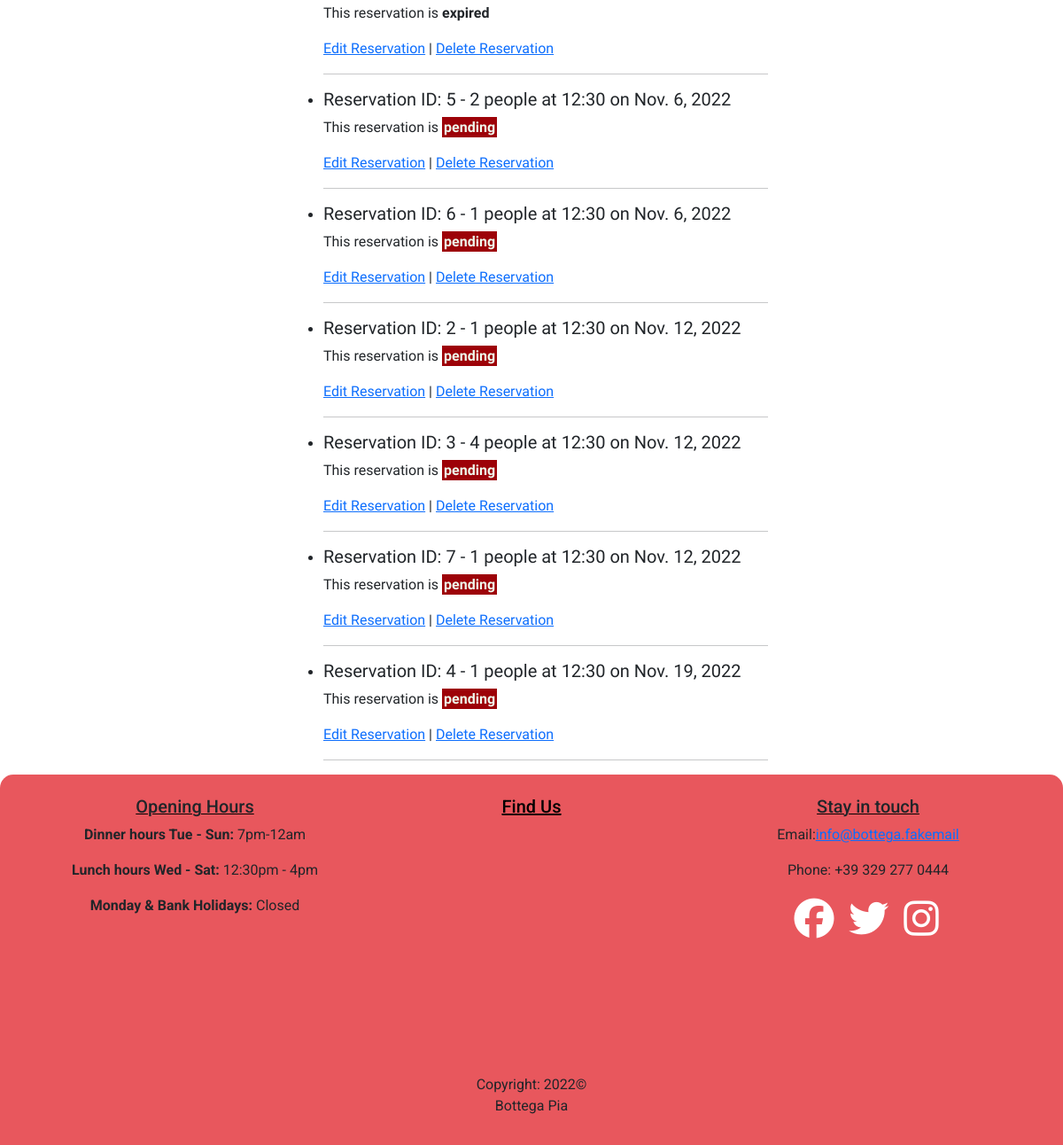
/reservations/manage_reservations (signed in, lower part), run on an earlier commit of the app's database.
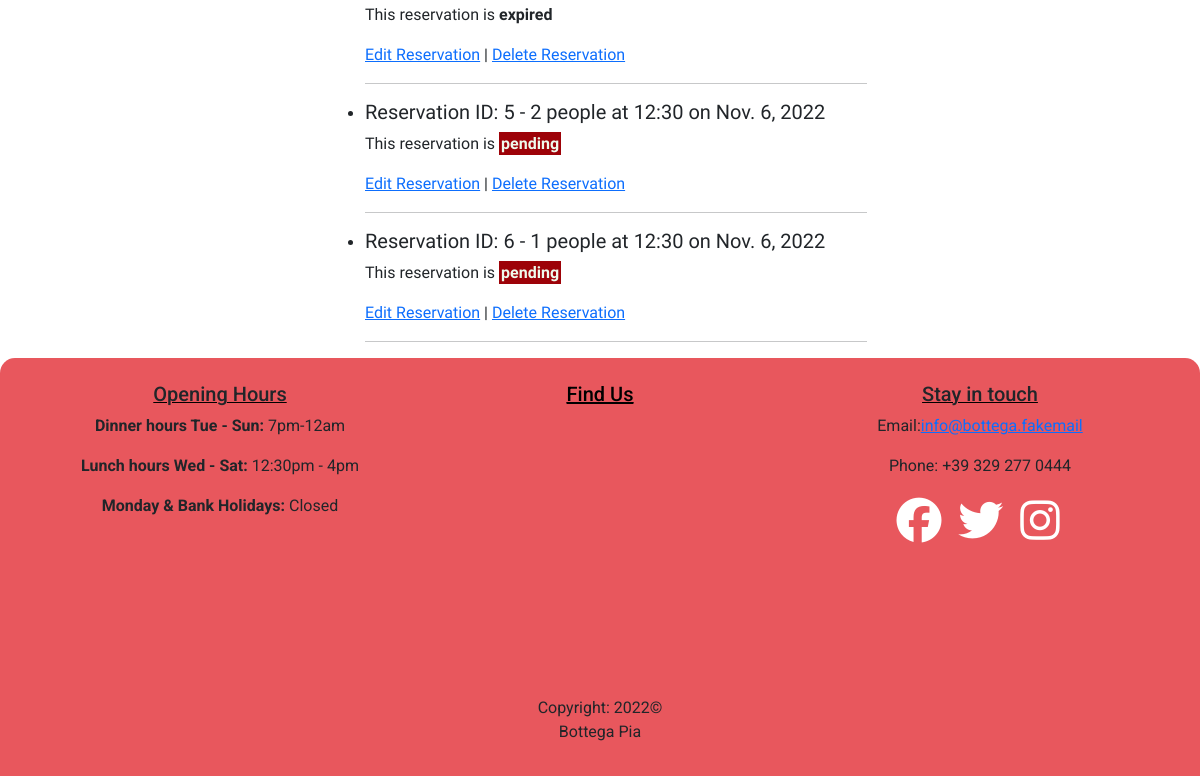
And on a later commit of the database.
### reservations/models.py (models this page shows, shortened)
class Reservation(models.Model):
    reservation_id = models.AutoField(primary_key=True)
    customer = models.ForeignKey(Customer, on_delete=models.CASCADE, related_name="customer", null=True)
    guests_choices = ((1, "1 person"), (2, "2 people"),(3, "3 people"), (4, "4 people"))
    no_of_guests = models.IntegerField(choices=guests_choices, default=1)
    requested_date = models.DateField()
    requested_time = models.CharField(max_length=10, choices=time_choices, default='12:30')
    table = models.ForeignKey(Table, on_delete=models.CASCADE, related_name="table_booked", null=True)
    status = models.CharField(max_length=10, choices=status_choices, default="pending")

### reservations/views.py (the view)
# urls.py: path('manage_reservations', views.ManageReservations.as_view(), name='manage_reservations'),
class ManageReservations(View):
    def get(self, request, User=User, *args, **kwargs):
        if request.user.is_authenticated:
            customer = get_customer_instance(request, User)
            model = Reservation
            current_reservations = retrieve_reservations(self, request, User)
            if current_reservations is None:
                messages.add_message(request, messages.WARNING, "Ooops, you've not got any existing reservations. You can make reservations here.")
                url = reverse('reservations')
                return HttpResponseRedirect(url)
            else:
                validate_date(self, request, current_reservations)
                return render( request, 'manage_reservations.html', {'reservations': current_reservations, 'customer': customer})
        else:
            messages.add_message(request, messages.ERROR, "You must be logged in to manage your reservations.")
            url = reverse('reservations')
            return HttpResponseRedirect(url)

### reservations/views.py (called while the page is built)
def get_customer_instance(request, User):
    customer_email = request.user.email
    customer = Customer.objects.filter(email=customer_email).first()
    return customer

def retrieve_reservations(self, request, User):
    customer_email = request.user.email
    if len(Customer.objects.filter(email=customer_email)) != 0:
        current_customer = Customer.objects.get(email=customer_email)
        current_customer_id = current_customer.pk
        get_reservations = Reservation.objects.filter(customer=current_customer_id).values().order_by('requested_date')
        if len(get_reservations) == 0:
            return None
        else:
            return get_reservations
    else:
        return None

def validate_date(self, request, reservations):
    today = datetime.datetime.now().date()
    for reservation in reservations:
        if reservation['requested_date'] < today:
            reservation['status'] = 'expired'
        return reservations

### templates/manage_reservations.html (shortened to what this page needs)
{% extends "base.html" %}
{% load static %}
{% block content %}
<div class="container">
    <div class="row d-flex justify-content-center">
        <div class="col-sm-6">
            <ul id="reservation-list">
                {% for reservation in reservations %}
                <li class="reservation-item">
                    <h5>Reservation ID: {{ reservation.reservation_id }} - {{ reservation.no_of_guests }} people at
                        {{ reservation.requested_time }} on {{ reservation.requested_date }} </h5>
                    <p> This reservation is <strong class="{{ reservation.status }}">{{ reservation.status }}</strong>
                    </p>
                    <p><a href="{% url 'edit_reservation' reservation.reservation_id %}">Edit Reservation</a> |
                        <a href="{% url 'delete_reservation' reservation.reservation_id %}">Delete Reservation</a></p>
                    <hr>
                </li>
                {% endfor %}
            </ul>
        </div>
    </div>
</div>
{% endblock %}

### templates/base.html (shortened to what this page needs)
{% load static %}
<!DOCTYPE html>
<html lang="en">
<head>
    <link href="https://cdn.jsdelivr.net/npm/bootstrap@5.2.1/dist/css/bootstrap.min.css" rel="stylesheet"
>
    <link rel="stylesheet"
        href="https://cdnjs.cloudflare.com/ajax/libs/bootstrap-datepicker/1.9.0/css/bootstrap-datepicker.min.css">
    <link rel="stylesheet" href="https://cdnjs.cloudflare.com/ajax/libs/animate.css/4.1.1/animate.min.css" />
    <link rel="stylesheet" href="https://code.jquery.com/ui/1.9.0/themes/base/jquery-ui.css" />
    <link rel="stylesheet" href="{% static 'css/style.css' %}">
</head>
<body>
    <main class="container">
        {% block content %}
        {% endblock %}
    </main>
    <footer class="page-footer font-small text-center" id="main-footer">
        <div class="container">
            <div class="row d-flex justify-content-around">
                <div class="col-sm-8 col-md-6 col-lg-4 mt-4 pb-2">
                    <div class="footer-widget">
                        <h5 class="footer-heading">Opening Hours</h5>
                        <div class="footer-widget-content">
                            <div>
                                <p><strong>Dinner hours Tue - Sun: </strong>7pm-12am</p>
                                <p><strong>Lunch hours Wed - Sat: </strong>12:30pm - 4pm</p>
                                <p><strong>Monday & Bank Holidays: </strong> Closed</p>
                            </div>
                        </div>
                    </div>
                </div>
                <div class="col-sm-8 col-md-6 col-lg-4 mt-4 pb-2">
                    <h5 class="footer-heading"><a target="_blank"
                            aria-label="Open link to google maps to locate restaurant" class="g-maplink"
                            href="https://www.google.com/maps/place/Bottega+Pia/@41.7312638,12.6584794,20z/data=!4m5!3m4!1s0x1325850199daf471:0xcbb6308242f53387!8m2!3d41.7313182!4d12.6584921">Find
                            Us</a></h5>
                    <div class="d-flex justify-content-center">
                        <div class="mb-2 map-section" id="map">
                        </div>
                    </div>
                </div>
                <div class="col-sm-8 col-md-6 col-lg-4 mt-4 pb-2">
                    <h5 class="footer-heading">Stay in touch</h5>
                    <p id="email-link">Email:<a href="mailto: nigel.doheny93@gmail.com">info@bottega.fakemail</a>
                    </p>
                    <p>Phone: +39 329 277 0444</p>
                    <div class="mb-2 flex-center">
                        <a class="icons" href="https://www.facebook.com/"
                            aria-label="Take a look at our facebook, opens in a new tab" target="_blank"
                            rel="noreferrer">
                            <i class="fa-brands fa-facebook fa-lg white-text mr-md-5 mr-3 fa-2x"> </i>
                        </a>
                        <a class="icons" href="https://twitter.com/?lang=en"
                            aria-label="Take a look at our instagram, opens in a new tab" target="_blank"
                            rel="noreferrer">
                            <i class="fa-brands fa-twitter fa-lg white-text mr-md-5 mr-3 fa-2x"> </i>
                        </a>
                        <a class="icons" aria-label="Take a look at our twitter, opens in a new tab" target="_blank"
                            rel="noreferrer">
                            <i class="fa-brands fa-instagram fa-lg white-text mr-md-5 mr-3 fa-2x"> </i>
                        </a>
                    </div>
                </div>
            </div>
        </div>
        <div class="footer-copyright text-center py-3">Copyright: <span id="copyright"></span>©
            <p>Bottega Pia</p>
        </div>
    </footer>
</body>
</html>

### static/css/style.css (style rules this page uses)
body { font-family: 'Exo', sans-serif; }
.pending { background-color: #9D0208; color: #Effbed; padding: 2px; }
footer { background-color: #e8575d; font-family: 'Roboto', sans-serif; border-top-left-radius: 15px; border-top-right-radius: 15px; }
.footer-heading { text-decoration: underline 1px black; }
#email-link { text-decoration: none; }
footer .g-maplink { color: black; }
footer .g-maplink::after { color: black; }
a.icons { color: white; letter-spacing: 4px; text-decoration: none; font-size: 36px; }
a.icons::after { color: white; }
#map { width:300px; height:250px; border:0; }

What changed in the data, as far as the page shows it:
removed Reservation: reservation_id "2", no_of_guests "1", requested_time "12:30", requested_date "Nov. 12, 2022", status "pending"
removed Reservation: reservation_id "3", no_of_guests "4", requested_time "12:30", requested_date "Nov. 12, 2022", status "pending"
removed Reservation: reservation_id "7", no_of_guests "1", requested_time "12:30", requested_date "Nov. 12, 2022", status "pending"
removed Reservation: reservation_id "4", no_of_guests "1", requested_time "12:30", requested_date "Nov. 19, 2022", status "pending"
